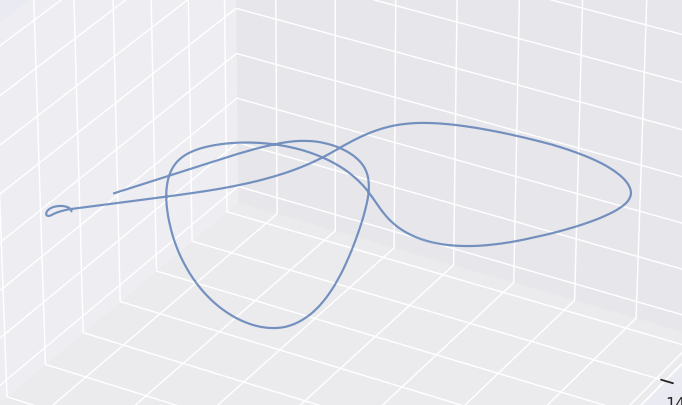
#> input picture Benchmark/images/3.png, 682 x 405 px, given in place of ATE_heatmap_mono_log.png, which was not available
$ python combine_ATE_MTP_images.py --input-dir ../images
#> lines starting #> are read from the running program, lines starting #| are printed output that depends on the picture; pictures that were not available may be replaced by others from this repository, and a replacement may not be noted
#!/usr/bin/env python3
"""Combine the mono ATE, RGB-D ATE and combined MTP heatmaps horizontally."""

import argparse
from pathlib import Path


def combine_heatmaps(input_dir, output_file):
    input_dir = Path(input_dir)
    output_file = Path(output_file)
    output_file.parent.mkdir(parents=True, exist_ok=True)

    from PIL import Image

    # Load the three uploaded images
    img1 = Image.open(input_dir / "ATE_heatmap_mono_log.png")
#> img1 is the input picture: PIL image 682x405 RGBA; mean R, G, B, A 233.5, 234, 238.1, 255
    img2 = Image.open(input_dir / "ATE_heatmap_rgbd_log.png")
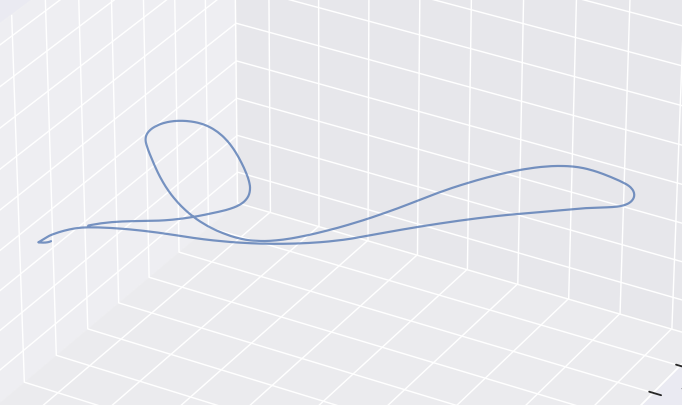
#> input picture Benchmark/images/4.png, 682 x 405 px, given in place of ATE_heatmap_rgbd_log.png, which was not available
#> img2 is the input picture: PIL image 682x405 RGBA; mean R, G, B, A 234.1, 234.4, 238.4, 255
    img3 = Image.open(input_dir / "MTP_heatmap_combined_log.png")

    # Resize images to same height for consistent horizontal alignment
    target_height = min(img1.height, img2.height, img3.height)
#> target_height = 405
    def resize_keep_aspect(img, target_h):
#> called with target_h = 405
        aspect_ratio = img.width / img.height
#> aspect_ratio = 1.68
        new_w = int(aspect_ratio * target_h)
#> new_w = 682
        return img.resize((new_w, target_h), Image.LANCZOS)

    img1_r = resize_keep_aspect(img1, target_height)
    img2_r = resize_keep_aspect(img2, target_height)
    img3_r = resize_keep_aspect(img3, target_height)

    # Combine horizontally
    total_width = img1_r.width + img2_r.width + img3_r.width
#> total_width = 2046
    combined = Image.new("RGB", (total_width, target_height), (255, 255, 255))
#> combined: PIL image 2046x405 RGB; every value is 255
    combined.paste(img1_r, (0, 0))
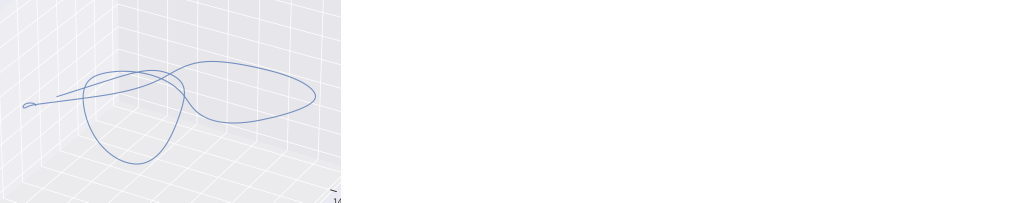
#> combined: PIL image 2046x405 RGB (shown at 1/2 size); mean R, G, B 247.8, 248, 249.4
    combined.paste(img2_r, (img1_r.width, 0))
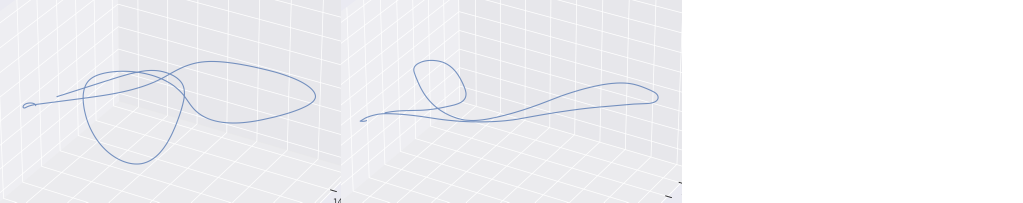
#> combined: PIL image 2046x405 RGB (shown at 1/2 size); mean R, G, B 240.9, 241.1, 243.8
    combined.paste(img3_r, (img1_r.width + img2_r.width, 0))
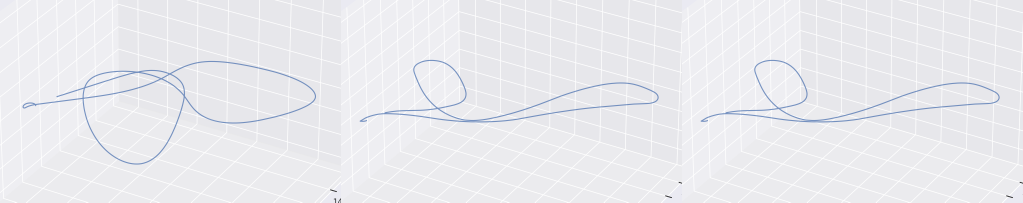
#> combined: PIL image 2046x405 RGB (shown at 1/2 size); mean R, G, B 233.9, 234.3, 238.3

    combined_path = output_file
    combined.save(combined_path)
    combined_path

def main(argv=None):
    parser = argparse.ArgumentParser(description=__doc__)
    parser.add_argument("--input-dir", type=Path, required=True,
                        help="Directory containing the three source heatmaps")
    parser.add_argument("--output", type=Path,
                        help="Output PNG (default: INPUT_DIR/Combined_3_Heatmaps.png)")
    args = parser.parse_args(argv)
    output = args.output if args.output is not None else args.input_dir / "Combined_3_Heatmaps.png"
    combine_heatmaps(args.input_dir, output)


if __name__ == "__main__":
    main()
